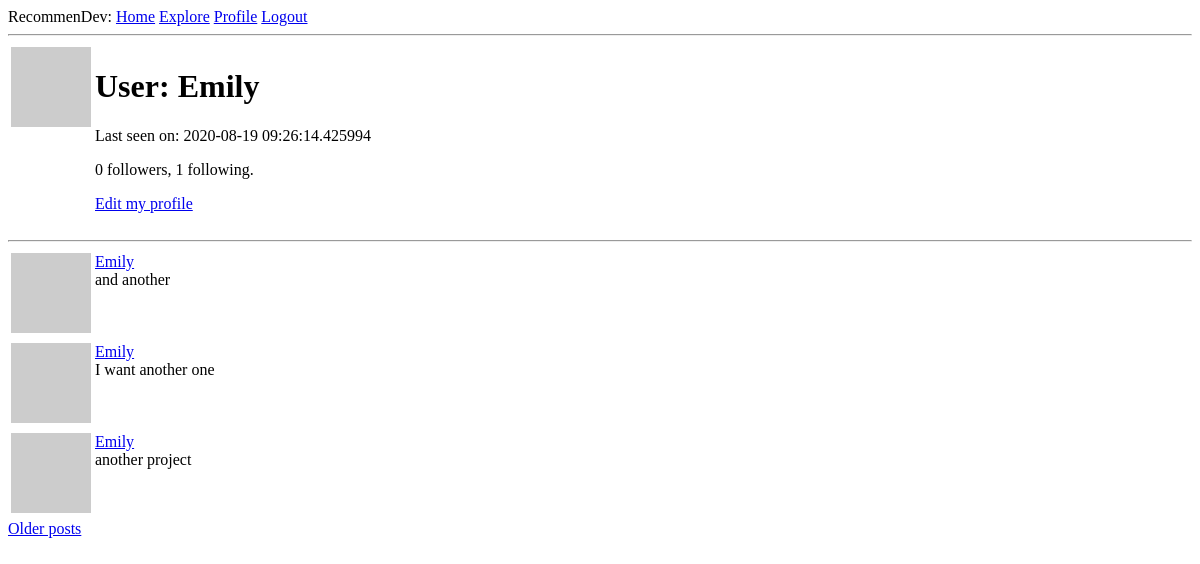
Page /user/Emily (signed in) on the earlier database version.
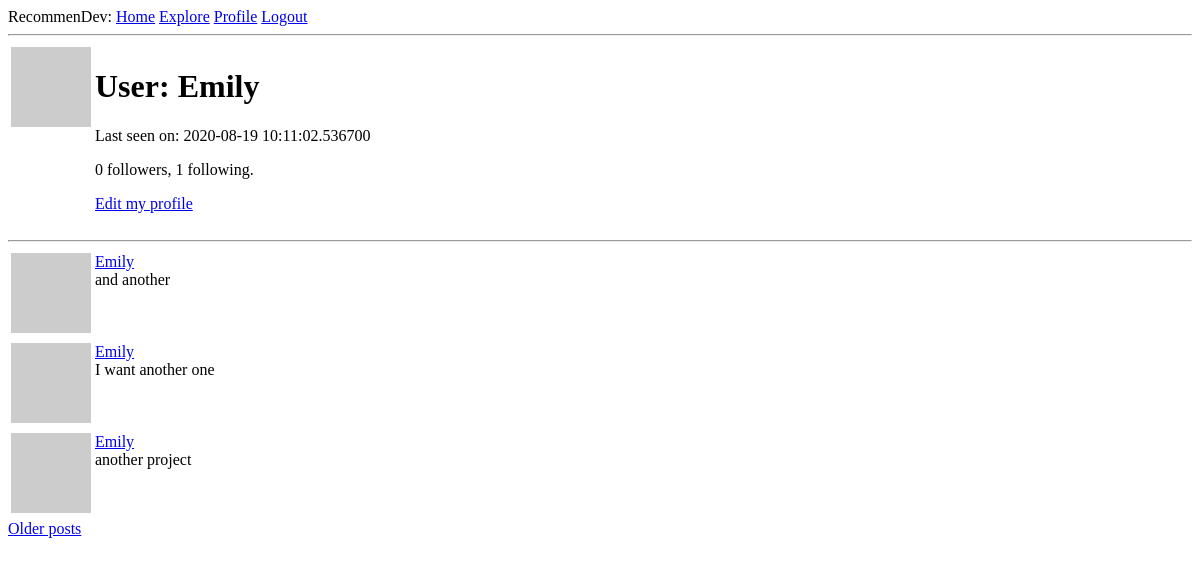
Same page on the later database version.
### app/models.py (models this page shows, shortened)
class User(UserMixin, db.Model):
    id = db.Column(db.Integer, primary_key=True)
    username = db.Column(db.String(30), index=True, unique=True)
    email = db.Column(db.String(50), index=True, unique=True)
    password_hash = db.Column(db.String(128))
    projects = db.relationship('Project', backref='owner', lazy='dynamic')
    about_me = db.Column(db.String(140))
    last_seen = db.Column(db.DateTime, default=datetime.utcnow)
    followed = db.relationship(
        'User', secondary=followers,
        primaryjoin=(followers.c.follower_id == id),
        secondaryjoin=(followers.c.followed_id == id),
        backref=db.backref('followers', lazy='dynamic'), lazy='dynamic')
    def avatar(self, size):
        digest = md5(self.email.lower().encode('utf-8')).hexdigest()
        return 'https://www.gravatar.com/avatar/{}?d=retro&s={}'.format(digest, size)

class Project(db.Model):
    id = db.Column(db.Integer, primary_key=True)
    user_id = db.Column(db.Integer, db.ForeignKey('user.id'))
    title = db.Column(db.String(60))
    description = db.Column(db.String(150))
    timestamp = db.Column(db.DateTime, index=True, default=datetime.utcnow)
    language = db.Column(db.String(15))
    git_url = db.Column(db.String(50))
    img_url = db.Column(db.String(50))

### app/routes.py (the view)
@app.route('/user/<username>')
@login_required
def user(username):
    user = User.query.filter_by(username=username).first_or_404()
    page = request.args.get('page', 1, type=int)
    projects = user.projects.order_by(Project.timestamp.desc()).paginate(page, app.config['POSTS_PER_PAGE'], False)
    next_url = url_for('user', username=user.username, page=projects.next_num) \
        if projects.has_next else None
    prev_url = url_for('user', username=user.username, page=projects.prev_num) \
        if projects.has_prev else None
    form = EmptyForm()
    return render_template('user.html', user=user, projects=projects.items, next_url=next_url, prev_url=prev_url, form=form)

### app/models.py (called while the page is built)
@login.user_loader
def load_user(id):
    return User.query.get(int(id))

### app/routes.py (called while the page is built)
@app.before_request
def before_request():
    if current_user.is_authenticated:
        current_user.last_seen = datetime.utcnow()
        db.session.commit()

### app/templates/user.html (shortened to what this page needs)
{% extends "base.html" %}
{% block content %}
    <table>
        <tr valign="top">
            <td><img src="{{ user.avatar(128) }}"></td>
            <td>
                <h1>User: {{ user.username }}</h1>
                {% if user.last_seen %}<p>Last seen on: {{ user.last_seen }}</p>{% endif %}
                <p>{{ user.followers.count() }} followers, {{ user.followed.count() }} following.</p>
                {% if user == current_user %}
                <p><a href="{{ url_for('edit_profile') }}">Edit my profile</a></p>
                {% endif %}
            </td>
        </tr>
    </table>
    <hr>
    {% for project in projects %}
        {% include '_project.html' %}
    {% endfor %}
    {% if next_url %}
    <a href="{{ next_url }}">Older posts</a>
    {% endif %}
{% endblock %}

### app/templates/base.html (shortened to what this page needs)
<!DOCTYPE html>
<html lang="en">
<head>
</head>
<body>
    <div>
        RecommenDev:
        <a href="{{ url_for('index') }}">Home</a>
        {% if current_user.is_anonymous %}
        <a href="{{ url_for('login') }}">Login</a>
        {% else %}
        <a href="{{ url_for('explore') }}">Explore</a>
        <a href="{{ url_for('user', username=current_user.username) }}">Profile</a>
        <a href="{{ url_for('logout') }}">Logout</a>
        {% endif %}
    </div>
    <hr>
    {% block content %}{% endblock %}
</body>
</html>

### app/templates/_project.html
<table>
    <tr valign="top">
        <td><img src="{{ project.owner.avatar(36) }}"></td>
        <td>
            <a href="{{ url_for('user', username=project.owner.username) }}">
                {{ project.owner.username }}
            </a>
            <br>{{ project.title }}
        </td>
    </tr>
</table>

Differences in the rows shown:
changed User "Emily": last_seen "2020-08-19 09:26:14.425994" → "2020-08-19 10:11:02.536700"
